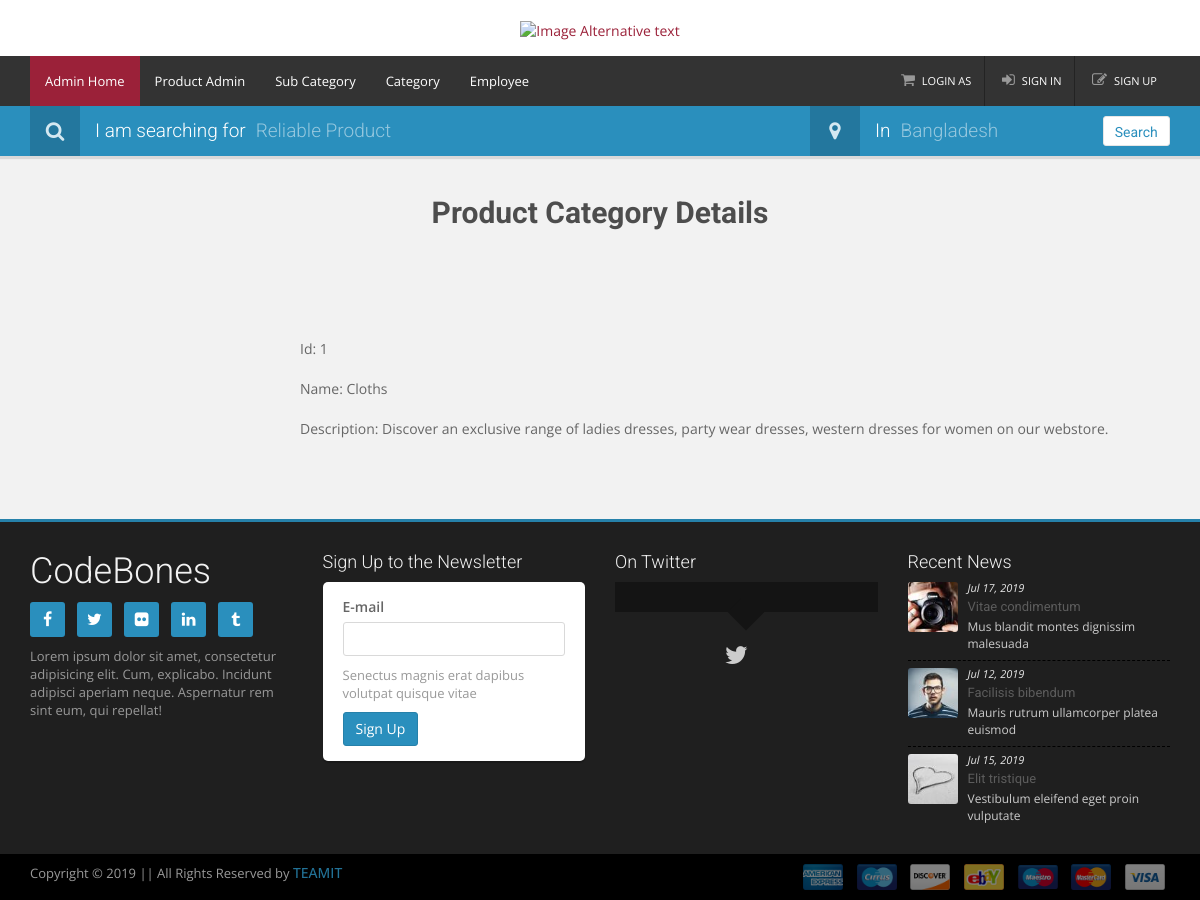
Page /views/category/details.php?Id=1 (signed in) on the committed database.
### tables this page shows
CREATE TABLE `category` (
  `Id` int(11) NOT NULL,
  `Name` varchar(30) NOT NULL,
  `Description` varchar(500) NOT NULL,
  `img_path` varchar(100) NOT NULL
);

### app/controller/categoryController.php (called while the page is built, shortened)
<?php
    function details()
    {
        $id = $_REQUEST['Id'];
        $s = "select * from category where Id=".$id."";
        $jsonData = readQuery($s);
        $data = json_decode($jsonData);
        return $data;
    }
?>

### app/model/model.php (called while the page is built, shortened)
<?php
    function readQuery($sql)
    {
        $conn = new mysqli(servername , username, password, databaseName);
        $arr = [];
        $result = $conn->query($sql);
        if ($result == TRUE) {
            while($row = $result->fetch_assoc()) {
                $arr[] = $row;
            }
        }
        else
        {
            echo "Error: " . $conn->error;
        }
        $json_data = json_encode($arr);
        return $json_data;
    }
?>

### views/category/details.php (the view, shortened to what this page needs)
<?php
    include CON_FRONT.'categoryController.php';
    $category = details();
?>
<!DOCTYPE html>
<html>
<head>
	<link rel="stylesheet" href="">
</head>
<body>
    <?php include "../layout/adminHeader.php";?>
    <br><br>
    <div class="section-title text-center">
        <h2 style="font-weight: 700;">Product Category Details</h2>
    </div>
    <div class="detail-content" style="padding-left: 25% ">
        <br>
     <br>
     <br>
     <br>
     <br>
    Id: <?php echo $category[0]->Id; ?>
    <br>
    <br>
    Name: <?php echo $category[0]->Name; ?>
    <br>
    <br>
    Description: <?php echo $category[0]->Description; ?>
    <br>
     <br>
     <br>
     <br>
     <br>
    </div>
    <?php include "../layout/adminFooter.php";?>
</body>
</html>

### rows in the picture
category: Id "1", Name "Cloths", Description "Discover an exclusive range of ladies dresses, party wear dresses, western dresses for women on our webstore."
